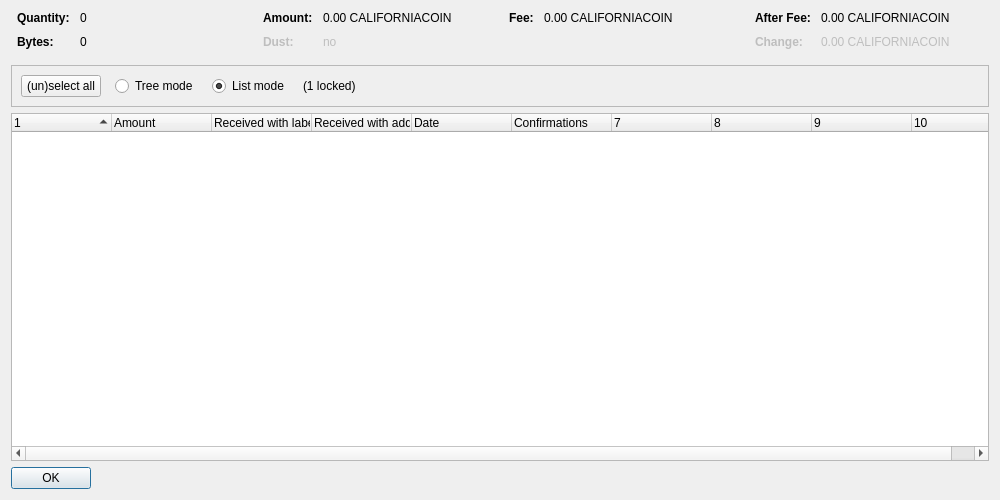
<?xml version="1.0" encoding="UTF-8"?>
<ui version="4.0">
 <class>CoinControlDialog</class>
 <widget class="QDialog" name="CoinControlDialog">
  <property name="geometry">
   <rect>
    <x>0</x>
    <y>0</y>
    <width>1000</width>
    <height>500</height>
   </rect>
  </property>
  <property name="windowTitle">
   <string>Coin Selection</string>
  </property>
  <layout class="QVBoxLayout" name="verticalLayout">
   <item>
    <layout class="QHBoxLayout" name="horizontalLayoutTop" stretch="0,0,0,0">
     <property name="topMargin">
      <number>0</number>
     </property>
     <property name="bottomMargin">
      <number>10</number>
     </property>
     <item>
      <layout class="QFormLayout" name="formLayoutCoinControl1">
       <property name="horizontalSpacing">
        <number>10</number>
       </property>
       <property name="verticalSpacing">
        <number>10</number>
       </property>
       <property name="leftMargin">
        <number>6</number>
       </property>
       <property name="rightMargin">
        <number>6</number>
       </property>
       <item row="0" column="0">
        <widget class="QLabel" name="labelCoinControlQuantityText">
         <property name="font">
          <font>
           <weight>75</weight>
           <bold>true</bold>
          </font>
         </property>
         <property name="text">
          <string>Quantity:</string>
         </property>
        </widget>
       </item>
       <item row="0" column="1">
        <widget class="QLabel" name="labelCoinControlQuantity">
         <property name="cursor">
          <cursorShape>IBeamCursor</cursorShape>
         </property>
         <property name="contextMenuPolicy">
          <enum>Qt::ActionsContextMenu</enum>
         </property>
         <property name="text">
          <string notr="true">0</string>
         </property>
         <property name="textInteractionFlags">
          <set>Qt::LinksAccessibleByMouse|Qt::TextSelectableByKeyboard|Qt::TextSelectableByMouse</set>
         </property>
        </widget>
       </item>
       <item row="1" column="0">
        <widget class="QLabel" name="labelCoinControlBytesText">
         <property name="font">
          <font>
           <weight>75</weight>
           <bold>true</bold>
          </font>
         </property>
         <property name="text">
          <string>Bytes:</string>
         </property>
        </widget>
       </item>
       <item row="1" column="1">
        <widget class="QLabel" name="labelCoinControlBytes">
         <property name="cursor">
          <cursorShape>IBeamCursor</cursorShape>
         </property>
         <property name="contextMenuPolicy">
          <enum>Qt::ActionsContextMenu</enum>
         </property>
         <property name="text">
          <string notr="true">0</string>
         </property>
         <property name="textInteractionFlags">
          <set>Qt::LinksAccessibleByMouse|Qt::TextSelectableByKeyboard|Qt::TextSelectableByMouse</set>
         </property>
        </widget>
       </item>
      </layout>
     </item>
     <item>
      <layout class="QFormLayout" name="formLayoutCoinControl2">
       <property name="horizontalSpacing">
        <number>10</number>
       </property>
       <property name="verticalSpacing">
        <number>10</number>
       </property>
       <property name="leftMargin">
        <number>6</number>
       </property>
       <property name="rightMargin">
        <number>6</number>
       </property>
       <item row="0" column="0">
        <widget class="QLabel" name="labelCoinControlAmountText">
         <property name="font">
          <font>
           <weight>75</weight>
           <bold>true</bold>
          </font>
         </property>
         <property name="text">
          <string>Amount:</string>
         </property>
        </widget>
       </item>
       <item row="0" column="1">
        <widget class="QLabel" name="labelCoinControlAmount">
         <property name="cursor">
          <cursorShape>IBeamCursor</cursorShape>
         </property>
         <property name="contextMenuPolicy">
          <enum>Qt::ActionsContextMenu</enum>
         </property>
         <property name="text">
          <string notr="true">0.00 CALIFORNIACOIN</string>
         </property>
         <property name="textInteractionFlags">
          <set>Qt::LinksAccessibleByMouse|Qt::TextSelectableByKeyboard|Qt::TextSelectableByMouse</set>
         </property>
        </widget>
       </item>
       <item row="1" column="0">
        <widget class="QLabel" name="labelCoinControlLowOutputText">
         <property name="enabled">
          <bool>false</bool>
         </property>
         <property name="font">
          <font>
           <weight>75</weight>
           <bold>true</bold>
          </font>
         </property>
         <property name="text">
          <string>Dust:</string>
         </property>
        </widget>
       </item>
       <item row="1" column="1">
        <widget class="QLabel" name="labelCoinControlLowOutput">
         <property name="enabled">
          <bool>false</bool>
         </property>
         <property name="cursor">
          <cursorShape>IBeamCursor</cursorShape>
         </property>
         <property name="contextMenuPolicy">
          <enum>Qt::ActionsContextMenu</enum>
         </property>
         <property name="text">
          <string notr="true">no</string>
         </property>
         <property name="textInteractionFlags">
          <set>Qt::LinksAccessibleByMouse|Qt::TextSelectableByKeyboard|Qt::TextSelectableByMouse</set>
         </property>
        </widget>
       </item>
      </layout>
     </item>
     <item>
      <layout class="QFormLayout" name="formLayoutCoinControl3">
       <property name="horizontalSpacing">
        <number>10</number>
       </property>
       <property name="verticalSpacing">
        <number>10</number>
       </property>
       <property name="leftMargin">
        <number>6</number>
       </property>
       <property name="rightMargin">
        <number>6</number>
       </property>
       <item row="0" column="0">
        <widget class="QLabel" name="labelCoinControlFeeText">
         <property name="font">
          <font>
           <weight>75</weight>
           <bold>true</bold>
          </font>
         </property>
         <property name="text">
          <string>Fee:</string>
         </property>
        </widget>
       </item>
       <item row="0" column="1">
        <widget class="QLabel" name="labelCoinControlFee">
         <property name="cursor">
          <cursorShape>IBeamCursor</cursorShape>
         </property>
         <property name="contextMenuPolicy">
          <enum>Qt::ActionsContextMenu</enum>
         </property>
         <property name="text">
          <string notr="true">0.00 CALIFORNIACOIN</string>
         </property>
         <property name="textInteractionFlags">
          <set>Qt::LinksAccessibleByMouse|Qt::TextSelectableByKeyboard|Qt::TextSelectableByMouse</set>
         </property>
        </widget>
       </item>
      </layout>
     </item>
     <item>
      <layout class="QFormLayout" name="formLayoutCoinControl4">
       <property name="horizontalSpacing">
        <number>10</number>
       </property>
       <property name="verticalSpacing">
        <number>10</number>
       </property>
       <property name="leftMargin">
        <number>6</number>
       </property>
       <property name="rightMargin">
        <number>6</number>
       </property>
       <item row="0" column="0">
        <widget class="QLabel" name="labelCoinControlAfterFeeText">
         <property name="font">
          <font>
           <weight>75</weight>
           <bold>true</bold>
          </font>
         </property>
         <property name="text">
          <string>After Fee:</string>
         </property>
        </widget>
       </item>
       <item row="0" column="1">
        <widget class="QLabel" name="labelCoinControlAfterFee">
         <property name="cursor">
          <cursorShape>IBeamCursor</cursorShape>
         </property>
         <property name="contextMenuPolicy">
          <enum>Qt::ActionsContextMenu</enum>
         </property>
         <property name="text">
          <string notr="true">0.00 CALIFORNIACOIN</string>
         </property>
         <property name="textInteractionFlags">
          <set>Qt::LinksAccessibleByMouse|Qt::TextSelectableByKeyboard|Qt::TextSelectableByMouse</set>
         </property>
        </widget>
       </item>
       <item row="1" column="0">
        <widget class="QLabel" name="labelCoinControlChangeText">
         <property name="enabled">
          <bool>false</bool>
         </property>
         <property name="font">
          <font>
           <weight>75</weight>
           <bold>true</bold>
          </font>
         </property>
         <property name="text">
          <string>Change:</string>
         </property>
        </widget>
       </item>
       <item row="1" column="1">
        <widget class="QLabel" name="labelCoinControlChange">
         <property name="enabled">
          <bool>false</bool>
         </property>
         <property name="cursor">
          <cursorShape>IBeamCursor</cursorShape>
         </property>
         <property name="contextMenuPolicy">
          <enum>Qt::ActionsContextMenu</enum>
         </property>
         <property name="text">
          <string notr="true">0.00 CALIFORNIACOIN</string>
         </property>
         <property name="textInteractionFlags">
          <set>Qt::LinksAccessibleByMouse|Qt::TextSelectableByKeyboard|Qt::TextSelectableByMouse</set>
         </property>
        </widget>
       </item>
      </layout>
     </item>
    </layout>
   </item>
   <item>
    <widget class="QFrame" name="frame">
     <property name="minimumSize">
      <size>
       <width>0</width>
       <height>40</height>
      </size>
     </property>
     <property name="frameShape">
      <enum>QFrame::StyledPanel</enum>
     </property>
     <property name="frameShadow">
      <enum>QFrame::Sunken</enum>
     </property>
     <layout class="QHBoxLayout" name="horizontalLayout">
      <item>
       <layout class="QHBoxLayout" name="horizontalLayoutPanel" stretch="0,0,0,0,0">
        <property name="spacing">
         <number>14</number>
        </property>
        <item>
         <widget class="QPushButton" name="pushButtonSelectAll">
          <property name="sizePolicy">
           <sizepolicy hsizetype="Maximum" vsizetype="Fixed">
            <horstretch>0</horstretch>
            <verstretch>0</verstretch>
           </sizepolicy>
          </property>
          <property name="text">
           <string>(un)select all</string>
          </property>
          <property name="autoDefault">
           <bool>false</bool>
          </property>
         </widget>
        </item>
        <item>
         <widget class="QRadioButton" name="radioTreeMode">
          <property name="sizePolicy">
           <sizepolicy hsizetype="Maximum" vsizetype="Fixed">
            <horstretch>0</horstretch>
            <verstretch>0</verstretch>
           </sizepolicy>
          </property>
          <property name="text">
           <string>Tree mode</string>
          </property>
         </widget>
        </item>
        <item>
         <widget class="QRadioButton" name="radioListMode">
          <property name="sizePolicy">
           <sizepolicy hsizetype="Maximum" vsizetype="Fixed">
            <horstretch>0</horstretch>
            <verstretch>0</verstretch>
           </sizepolicy>
          </property>
          <property name="text">
           <string>List mode</string>
          </property>
          <property name="checked">
           <bool>true</bool>
          </property>
         </widget>
        </item>
        <item>
         <widget class="QLabel" name="labelLocked">
          <property name="text">
           <string notr="true">(1 locked)</string>
          </property>
         </widget>
        </item>
        <item>
         <spacer name="horizontalSpacer">
          <property name="orientation">
           <enum>Qt::Horizontal</enum>
          </property>
          <property name="sizeHint" stdset="0">
           <size>
            <width>40</width>
            <height>20</height>
           </size>
          </property>
         </spacer>
        </item>
       </layout>
      </item>
     </layout>
    </widget>
   </item>
   <item>
    <widget class="CoinControlTreeWidget" name="treeWidget">
     <property name="contextMenuPolicy">
      <enum>Qt::CustomContextMenu</enum>
     </property>
     <property name="sortingEnabled">
      <bool>false</bool>
     </property>
     <property name="columnCount">
      <number>10</number>
     </property>
     <attribute name="headerShowSortIndicator" stdset="0">
      <bool>true</bool>
     </attribute>
     <attribute name="headerStretchLastSection">
      <bool>false</bool>
     </attribute>
     <column>
      <property name="text">
       <string/>
      </property>
     </column>
     <column>
      <property name="text">
       <string>Amount</string>
      </property>
     </column>
     <column>
      <property name="text">
       <string>Received with label</string>
      </property>
     </column>
     <column>
      <property name="text">
       <string>Received with address</string>
      </property>
     </column>
     <column>
      <property name="text">
       <string>Date</string>
      </property>
     </column>
     <column>
      <property name="text">
       <string>Confirmations</string>
      </property>
      <property name="toolTip">
       <string>Confirmed</string>
      </property>
     </column>
     <column>
      <property name="text">
       <string/>
      </property>
     </column>
     <column>
      <property name="text">
       <string/>
      </property>
     </column>
     <column>
      <property name="text">
       <string/>
      </property>
     </column>
     <column>
      <property name="text">
       <string/>
      </property>
     </column>
    </widget>
   </item>
   <item>
    <widget class="QDialogButtonBox" name="buttonBox">
     <property name="sizePolicy">
      <sizepolicy hsizetype="Maximum" vsizetype="Fixed">
       <horstretch>0</horstretch>
       <verstretch>0</verstretch>
      </sizepolicy>
     </property>
     <property name="orientation">
      <enum>Qt::Horizontal</enum>
     </property>
     <property name="standardButtons">
      <set>QDialogButtonBox::Ok</set>
     </property>
    </widget>
   </item>
  </layout>
 </widget>
 <customwidgets>
  <customwidget>
   <class>CoinControlTreeWidget</class>
   <extends>QTreeWidget</extends>
   <header>coincontroltreewidget.h</header>
  </customwidget>
 </customwidgets>
 <resources/>
 <connections/>
</ui>
